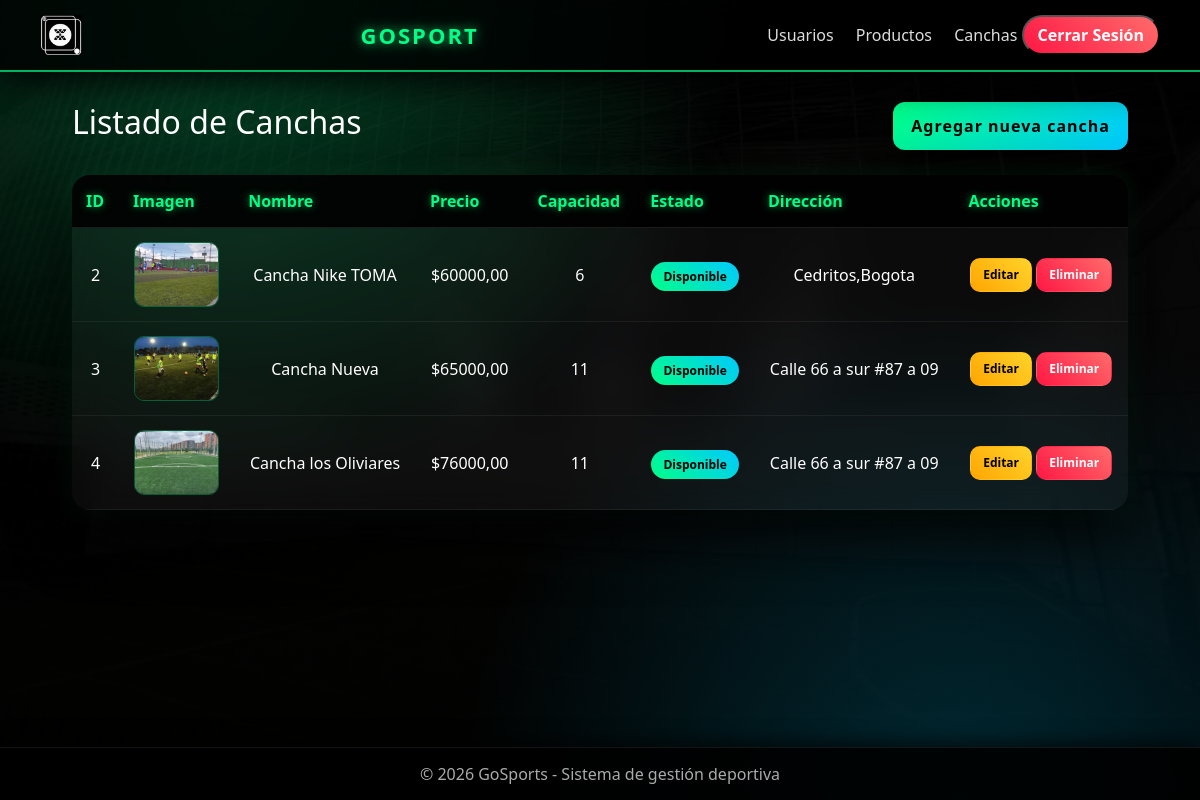
/canchas/ (signed in), run on the app's committed database.
### canchas/models.py (models this page shows, shortened)
class Cancha(models.Model):
    ESTADOS = [
        ('disponible', 'Disponible'),
        ('ocupado', 'Ocupado'),
        ('mantenimiento', 'Mantenimiento'),
    ]
    nombre = models.CharField(max_length=100)
    tipo = models.CharField(max_length=50)
    precio = models.DecimalField(max_digits=10, decimal_places=2)
    capacidad = models.IntegerField()
    estado = models.CharField(max_length=20, choices=ESTADOS)
    direccion = models.CharField(max_length=255)
    imagen = models.ImageField(upload_to='canchas/')

### canchas/views.py (the view)
# urls.py: path('', views.lista_canchas, name='lista_canchas'),
@login_required
def lista_canchas(request):
    if not (request.user.is_superuser or request.user.is_staff):
        messages.error(request, 'No tienes permiso para acceder a esta sección ❌')
        return redirect('reservas:home')
    canchas = Cancha.objects.all()
    return render(request, 'canchas/lista_canchas.html', {
        'canchas': canchas
    })

### canchas/templates/canchas/lista_canchas.html (shortened to what this page needs)
{% load static %}
<!DOCTYPE html>
<html lang="es">
<head>
    <link href="https://cdn.jsdelivr.net/npm/bootstrap@5.3.0/dist/css/bootstrap.min.css" rel="stylesheet">
    <link rel="stylesheet" href="{% static 'css/lista_canchas.css' %}">
</head>
<body>
<div class="navbar">
    <img src="{% static 'img/icono.jpg' %}" class="me-2" style="height:40px;">
    <div class="logo">GOSPORT</div>
    <div class="nav-links">
        {% if request.user.is_superuser %}
        <a href="{% url 'usuarios:lista_usuarios' %}">Usuarios</a>
        {% endif %}
        <a href="{% url 'productos:lista_productos' %}">Productos</a>
        <a href="{% url 'canchas:lista_canchas' %}">Canchas</a>
        <form method="post" action="{% url 'auth:logout' %}" style="display:inline;">
            <button type="submit" class="btn-logout">Cerrar Sesión</button>
        </form>
    </div>
</div>
<div class="container">
    <div class="header">
        <h2>Listado de Canchas</h2>
        <a href="{% url 'canchas:crear_cancha' %}" class="btn-agregar">
            Agregar nueva cancha
        </a>
    </div>
    <table class="tabla">
        <thead>
            <tr>
                <th>ID</th>
                <th>Imagen</th>
                <th>Nombre</th>
                <th>Precio</th>
                <th>Capacidad</th>
                <th>Estado</th>
                <th>Dirección</th>
                <th>Acciones</th>
            </tr>
        </thead>
        <tbody>
            {% for c in canchas %}
            <tr>
                <td>{{ c.id }}</td>
                <td>
                    {% if c.imagen %}
                    <img src="{{ c.imagen.url }}" class="img-tabla">
                    {% else %}
                    Sin imagen
                    {% endif %}
                </td>
                <td>{{ c.nombre }}</td>
                <td>${{ c.precio }}</td>
                <td>{{ c.capacidad }}</td>
                <td>
                    {% if c.estado == "disponible" %}
                        <span class="estado disponible">Disponible</span>
                    {% elif c.estado == "ocupado" %}
                        <span class="estado ocupado">Ocupado</span>
                    {% else %}
                        <span class="estado mantenimiento">Mantenimiento</span>
                    {% endif %}
                </td>
                <td>{{ c.direccion }}</td>
                <td>
                    <a href="{% url 'canchas:editar_cancha' c.id %}" class="btn editar">Editar</a>
                    <form method="POST" action="{% url 'canchas:eliminar_cancha' c.id %}" style="display:inline;"
                          onsubmit="return confirm('¿Estás seguro de eliminar esta cancha?')">
                        <button type="submit" class="btn eliminar">Eliminar</button>
                    </form>
                </td>
            </tr>
            {% empty %}
            <tr>
                <td colspan="8">No hay canchas registradas</td>
            </tr>
            {% endfor %}
        </tbody>
    </table>
</div>
<div class="footer">
    © 2026 GoSports - Sistema de gestión deportiva
</div>
</body>
</html>

### static/css/lista_canchas.css (style rules this page uses)
html, body { margin: 0; padding: 0; height: 100%; font-family: "Segoe UI", Arial, sans-serif; display: flex; flex-direction: column; background: radial-gradient(circle at 20% 0%, rgba(0,255,135,0.25), transparent 40%), radial-gradient(circle at 80% 100%, rgba(0,201,255,0.20), transparent 40%), linear-gradient(rgba(0,0,0,0.95), rgba(0,0,0,0.98)), url('/static/img/cancha.jpg'); background-size: cover; background-position: center; background-attachment: fixed; color: #fff; }
.navbar { background: rgba(0,0,0,0.8); backdrop-filter: blur(15px); padding: 15px 40px; display: flex; justify-content: space-between; align-items: center; border-bottom: 2px solid rgba(0,255,135,0.7); box-shadow: 0 10px 35px rgba(0,0,0,0.9); }
.logo { font-weight: 900; font-size: 22px; color: #00ff87; letter-spacing: 2px; text-shadow: 0 0 12px rgba(0,255,135,0.8); }
.nav-links a { color: #ddd; margin-left: 18px; text-decoration: none; position: relative; transition: 0.3s; }
.nav-links a::after { content: ""; position: absolute; width: 0%; height: 2px; bottom: -5px; left: 0; background: #00ff87; transition: 0.3s; }
.btn-logout { background: linear-gradient(45deg, #ff1744, #ff6b6b); padding: 6px 14px; border-radius: 20px; color: white; font-weight: bold; transition: 0.3s; }
.container { width: 90%; max-width: 1200px; margin: 30px auto; flex: 1 0 auto; }
.header { display: flex; justify-content: space-between; align-items: center; margin-bottom: 25px; }
.btn-agregar { background: linear-gradient(135deg, #00ff87, #00c9ff); color: #000; padding: 12px 18px; text-decoration: none; border-radius: 12px; font-weight: bold; letter-spacing: 1px; transition: 0.3s; }
.tabla { width: 100%; border-collapse: collapse; background: rgba(255,255,255,0.04); backdrop-filter: blur(15px); border-radius: 18px; overflow: hidden; box-shadow: 0 25px 60px rgba(0,0,0,0.9), 0 0 25px rgba(0,255,135,0.1); }
.tabla th { background: rgba(0,0,0,0.9); color: #00ff87; padding: 14px; font-weight: 700; border-bottom: 1px solid rgba(255,255,255,0.1); text-shadow: 0 0 8px rgba(0,255,135,0.6); }
.tabla td { padding: 14px; text-align: center; border-bottom: 1px solid rgba(255,255,255,0.06); }
.img-tabla { width: 85px; height: 65px; object-fit: cover; border-radius: 10px; transition: 0.3s; border: 1px solid rgba(0,255,135,0.3); }
.btn { padding: 7px 12px; color: white; text-decoration: none; border-radius: 10px; font-size: 12px; font-weight: 600; transition: 0.3s; }
.editar { background: linear-gradient(45deg, #ffa502, #ffd32a); color: #000; }
.eliminar { background: linear-gradient(45deg, #ff1744, #ff6b6b); }
.estado { padding: 6px 12px; border-radius: 20px; font-size: 12px; font-weight: bold; }
.disponible { background: linear-gradient(45deg, #00ff87, #00c9ff); color: #000; }
.footer { background: rgba(0,0,0,0.9); backdrop-filter: blur(12px); color: #aaa; text-align: center; padding: 14px; margin-top: auto; border-top: 1px solid rgba(255,255,255,0.08); box-shadow: 0 -5px 20px rgba(0,0,0,0.7); }

### data on the page
Cancha: id "2", imagen (picture), nombre "Cancha Nike TOMA", precio "60000,00", capacidad "6", estado "Disponible", direccion "Cedritos,Bogota"
Cancha: id "3", imagen (picture), nombre "Cancha Nueva", precio "65000,00", capacidad "11", estado "Disponible", direccion "Calle 66 a sur #87 a 09"
Cancha: id "4", imagen (picture), nombre "Cancha los Oliviares", precio "76000,00", capacidad "11", estado "Disponible", direccion "Calle 66 a sur #87 a 09"
